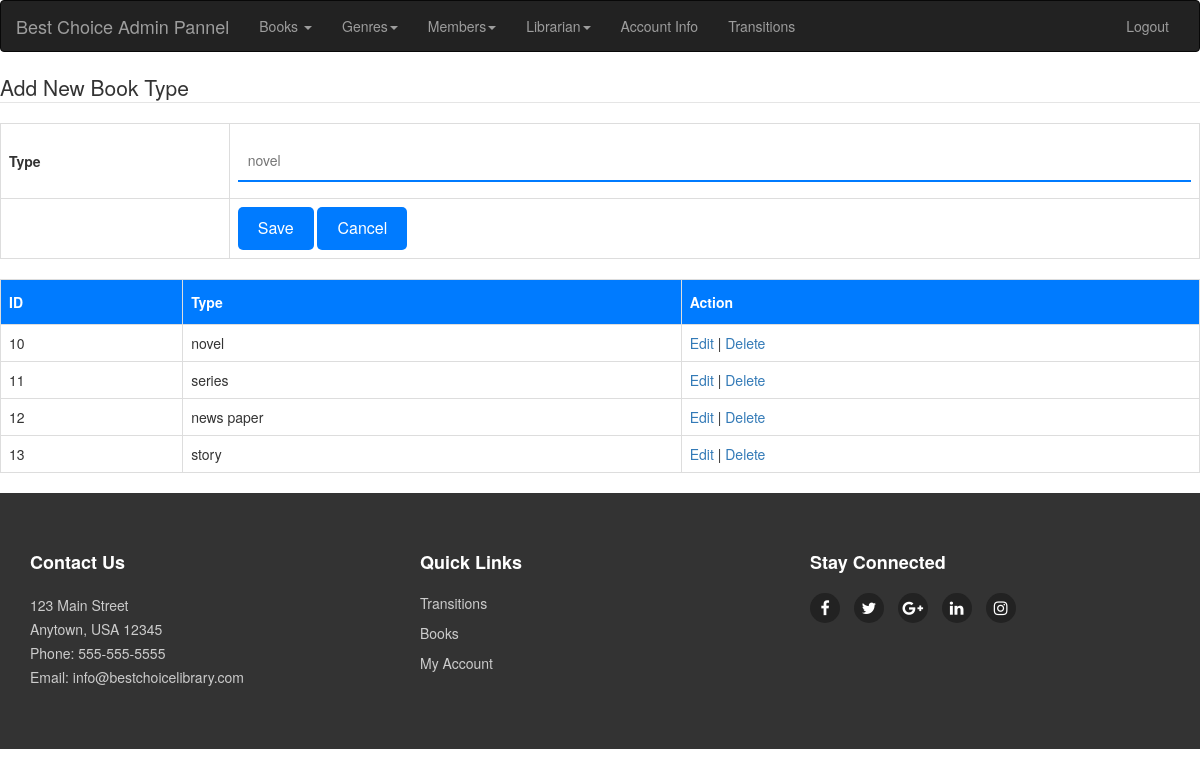
/bookTypeRegister.php (signed in), run on the app's committed database.
### tables this page shows
CREATE TABLE `booktype` (
  `booktype_id` int(11) NOT NULL,
  `booktype_name` varchar(50) NOT NULL
);

### bookTypeRegister.php (the view, shortened to what this page needs)
<?php
	include('connection.php');
	include('header1.php');
 ?>
<!DOCTYPE html>
<html>
<head>
</head>
<body>
	<form action="bookTypeRegister.php" method="POST">
		<fieldset>
			<legend>Add New Book Type</legend>
			<table>
				<tr>
					<td class="bold">Type</td>
					<td><input type="text" name = "txtbooktype_name" required placeholder="novel"></td>
				</tr>
				<tr>
				<tr>
					<td></td>
					<td>
					<input type="submit" name="btnSave" value="Save" />
					<input type="reset" value="Cancel" />
				</td>
				</tr>
			</table>
	<?php
	$query = "SELECT * FROM booktype";
	$res = mysqli_query($connect,$query);
	$count = mysqli_num_rows($res);
	if($count < 1){
		echo"<p>No Book Type currently Assigned, Add New One</p>";
	}
	else{
 ?>
 	<table id="tableid" class="display">
 		<thread>
 			<tr>
 				<th>ID</th>
 				<th>Type</th>
 				<th>Action</th>
 			</tr>
 		</thread>
 		<tbody>
 			<?php
 				for($i=0;$i<$count;$i++){
 					$row=mysqli_fetch_array($res);
 					$booktype_id=$row['booktype_id'];
 					$booktype_name=$row['booktype_name'];
 					echo "<tr>";
						echo "<td>" . $booktype_id . "</td>";
						echo "<td>" . $booktype_name . "</td>";
						echo "<td>
								<a href='bookTypeUpdate.php?uid=$booktype_id'>Edit</a>
								|
								<a href='bookTypeDelete.php?did=$booktype_id'>Delete</a>
				  			</td>";
					echo "</tr>";
 				}
 			 ?>
 		</tbody>
 	</table>
 <?php
	}
  ?>
		</fieldset>
	</form>
</body>
</html>
<?php
include('footer1.php');

### css/style.css (style rules this page uses)
button, input[type=submit], input[type=reset] { background-color: #007bff; border: none; color: #fff; padding: 10px 20px; border-radius: 5px; font-size: 16px; cursor: pointer; }
.bold { font-weight: bold; }
input[type=text], input[type=password], input[type=email], input[type=tel], select { width: 100%; padding: 10px; margin: 8px 0; box-sizing: border-box; border: none; border-bottom: 2px solid #007bff; outline: none; background-color: transparent; }
table { width: 100%; border-collapse: collapse; margin-bottom: 20px; }
table td, table th { border: 1px solid #ddd; padding: 8px; }
table th { padding-top: 12px; padding-bottom: 12px; text-align: left; background-color: #007bff; color: white; font-weight: bold; }

### data on the page
booktype: booktype_id "10", booktype_name "novel"
booktype: booktype_id "11", booktype_name "series"
booktype: booktype_id "12", booktype_name "news paper"
booktype: booktype_id "13", booktype_name "story"
